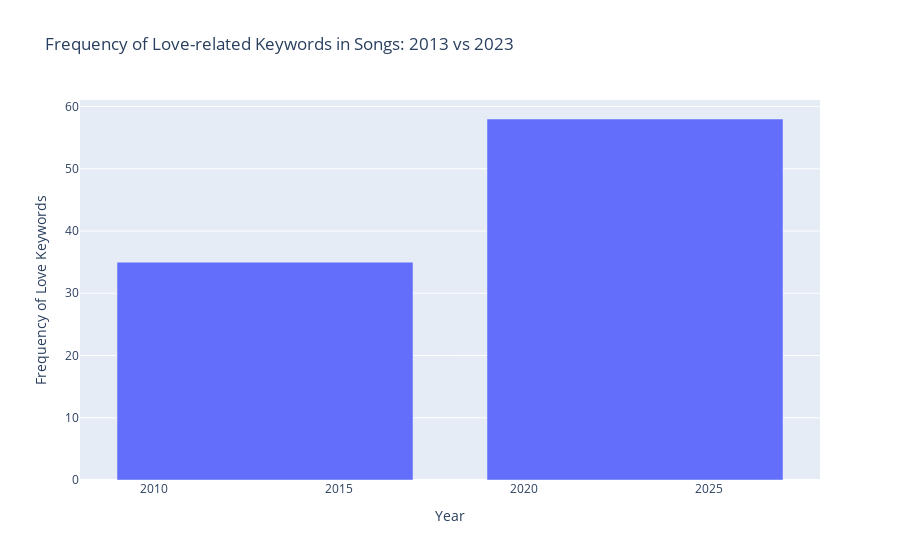

The notebook cell saved with this chart:
### Code cell
# Bar chart visualization
fig = px.bar(love_keyword_by_year, x=love_keyword_by_year.index, y='Love_Keyword_Frequency', title="Frequency of Love-related Keywords in Songs: 2013 vs 2023", labels={'Love_Keyword_Frequency':'Frequency of Love Keywords', 'Year':'Year'})
fig.show()

### Figure 1 — Plotly figure (JSON) as saved in the notebook; plotly's stock layout.template omitted (floating-point values rounded to 4 significant figures)
{"data": [{"alignmentgroup": "True", "hovertemplate": "Year=%{x}<br>Frequency of Love Keywords=%{y}<extra></extra>", "legendgroup": "", "marker": {"color": "#636efa", "pattern": {"shape": ""}}, "name": "", "offsetgroup": "", "orientation": "v", "showlegend": false, "textposition": "auto", "type": "bar", "x": [2013, 2023], "xaxis": "x", "y": [35, 58], "yaxis": "y"}], "layout": {"autosize": true, "barmode": "relative", "legend": {"tracegroupgap": 0}, "title": {"text": "Frequency of Love-related Keywords in Songs: 2013 vs 2023"}, "xaxis": {"anchor": "y", "autorange": true, "domain": [0, 1], "range": [2008, 2028], "title": {"text": "Year"}, "type": "linear"}, "yaxis": {"anchor": "x", "autorange": true, "domain": [0, 1], "range": [0, 61.05], "title": {"text": "Frequency of Love Keywords"}, "type": "linear"}}}
